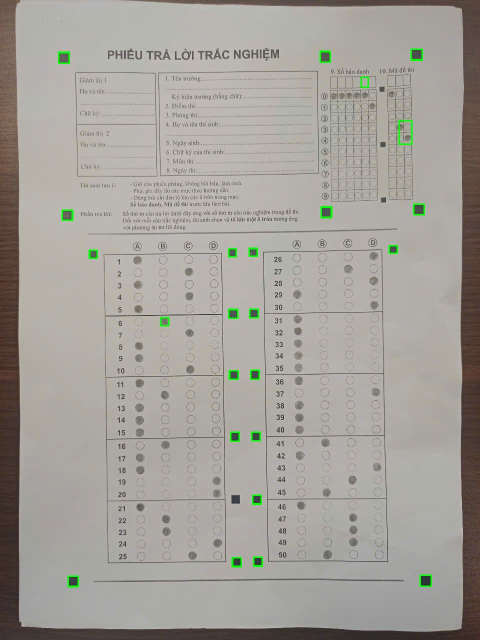
#> input picture SourceCode/PythonModule/detected_squares_any.jpg, 960 x 1280 px (shown at 1/2 size)
$ python -i doivan.py   (imports and definitions only)
#> lines starting #> are read from the running program, lines starting #| are printed output that depends on the picture; after the words box and inside, x2 and y2 are one past the last pixel; in counts of white or black regions, pixels touching at a corner belong together
#> further down, picture is the input picture: shape (1280, 960, 3); mean B, G, R 154, 160.4, 163.6
import cv2
import numpy as np
import os

# [231 lines left out: functions detect_any_square, filter_filled_squares, find_4_corner_boxes_strict, crop_regions_from_warped, extract_answers, extract_answers_with_visual and 1 more, not called in this run]

def extract_answers_by_circle_detection(image, start_q=1, num_questions=25):
#> called with start_q = 1, num_questions = 25
    gray = cv2.cvtColor(image, cv2.COLOR_BGR2GRAY)
    blur = cv2.GaussianBlur(gray, (5, 5), 0)
    _, thresh = cv2.threshold(blur, 150, 255, cv2.THRESH_BINARY_INV)
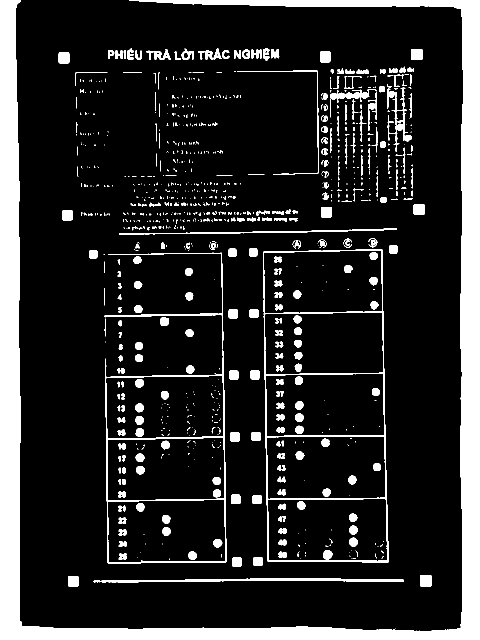
#> thresh: shape (1280, 960) (shown at 1/2 size); 14.9% white; 942 white regions (648 under 20 px)

    contours, _ = cv2.findContours(thresh, cv2.RETR_EXTERNAL, cv2.CHAIN_APPROX_SIMPLE)
#> contours = 708 contours, 572 with area under 20; largest, box (x1, y1, x2, y2) and area: (526, 498, 777, 1125) 148686, (0, 0, 960, 1280) 119349, (210, 700, 453, 1127) 88604, (187, 1156, 808, 1165) 1996, (774, 175, 824, 304) 1392

    bubble_boxes = []
    for cnt in contours:
        x, y, w, h = cv2.boundingRect(cnt)
        aspect_ratio = w / float(h)
        if 8 < w < 60 and 8 < h < 60 and 0.6 < aspect_ratio < 1.4:
            bubble_boxes.append((x, y, w, h))
#> this loop made 708 passes
#> (x, y, w, h, aspect_ratio) on passes 1 to 3: (790, 1256, 1, 1, 1), (187, 1156, 621, 9, 69), (136, 1152, 21, 21, 1)
#> after the loop, bubble_boxes = 69 items, first 6: (136, 1152, 21, 21), (840, 1150, 23, 23), (465, 1115, 18, 18), (507, 1114, 18, 18), (505, 990, 18, 18), (462, 989, 19, 19)

    # Debug: Vẽ toàn bộ ô đã phát hiện
    debug_img = image.copy()
    for x, y, w, h in bubble_boxes:
        cv2.rectangle(debug_img, (x, y), (x + w, y + h), (0, 0, 255), 1)
#> this loop made 69 passes
#> (x, y, w, h) on passes 1 to 12: (136, 1152, 21, 21), (840, 1150, 23, 23), (465, 1115, 18, 18), (507, 1114, 18, 18), (505, 990, 18, 18), (462, 989, 19, 19), (503, 864, 18, 18), (461, 864, 18, 19), (459, 741, 18, 18), (501, 740, 18, 19), (372, 731, 17, 16), (270, 709, 16, 15)
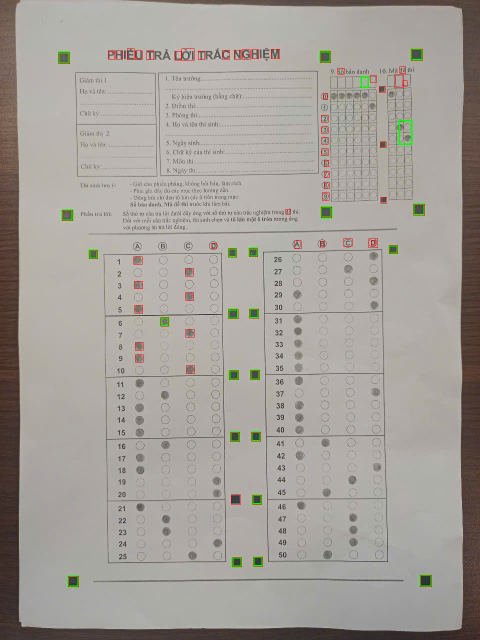
#> debug_img: shape (1280, 960, 3) (shown at 1/2 size); 0.36% of pixels changed, all inside (x1, y1, x2, y2) = (117, 97, 864, 1174)

    debug_window_name = "🔍 Detected Bubbles (Debug)"
    cv2.imshow(debug_window_name, debug_img)
    cv2.waitKey(0)

    # ✅ Check nếu tồn tại rồi mới destroy để tránh lỗi
    if cv2.getWindowProperty(debug_window_name, cv2.WND_PROP_VISIBLE) >= 1:
        cv2.destroyWindow(debug_window_name)

    # Tiếp tục phân tích...
    bubble_boxes = sorted(bubble_boxes, key=lambda b: b[1])
#> bubble_boxes = 69 items, first 6: (363, 97, 25, 23), (254, 97, 14, 22), (822, 98, 23, 22), (542, 98, 17, 19), (503, 99, 14, 18), (484, 99, 16, 19)
    rows = []
    current_row = []
    threshold_y = 20
    last_y = -100

    for box in bubble_boxes:
        x, y, w, h = box
        if abs(y - last_y) > threshold_y and current_row:
            rows.append(sorted(current_row, key=lambda b: b[0]))
            current_row = []
        current_row.append(box)
        last_y = y
#> this loop made 69 passes
#> (x, y, w, h, last_y) on passes 1 to 12: (363, 97, 25, 23, 97), (254, 97, 14, 22, 97), (822, 98, 23, 22, 98), (542, 98, 17, 19, 98), (503, 99, 14, 18, 99), (484, 99, 16, 19, 99), (468, 100, 14, 18, 100), (444, 100, 15, 18, 100), (293, 101, 14, 18, 101), (270, 101, 14, 18, 101), (231, 101, 14, 17, 101), (216, 101, 13, 17, 101)
#> box on passes 41 to 46: (589, 481, 13, 16), (640, 482, 9, 11), (423, 486, 9, 11), (778, 491, 17, 16), (498, 497, 17, 16), (457, 497, 16, 17)
    if current_row:
        rows.append(sorted(current_row, key=lambda b: b[0]))

    answers = {}
    visual_img = image.copy()

    for i, row in enumerate(rows):
        if len(row) != 4:
            continue

        q_number = str(start_q + i)
        max_fill = 0
        best_choice = ""
        best_box = None

        for j, box in enumerate(row):
            x, y, w, h = box
            roi = gray[y:y + h, x:x + w]
            _, roi_thresh = cv2.threshold(roi, 120, 255, cv2.THRESH_BINARY_INV)
            fill = cv2.countNonZero(roi_thresh)

            if fill > max_fill and fill > 100:
                max_fill = fill
                best_choice = "ABCD"[j]
                best_box = box

        answers[q_number] = best_choice

        if best_choice and best_box:
            x, y, w, h = best_box
            cv2.rectangle(visual_img, (x, y), (x + w, y + h), (0, 255, 0), 2)
            cv2.putText(visual_img, f"{q_number}:{best_choice}", (x, y - 5),
                        cv2.FONT_HERSHEY_SIMPLEX, 0.4, (0, 255, 0), 1)
#> this loop made 22 passes
#> row on passes 3, 4, 5, 6, 7, 8, 11, 12, 13, 15, 16: [(642, 230, 14, 14)], [(642, 253, 14, 13)], [(642, 297, 14, 14), (643, 274, 13, 14), (760, 283, 12, 12)], [(648, 320, 9, 13)], [(649, 342, 9, 13)], [(648, 364, 10, 13)], [(370, 536, 16, 16)], [(268, 562, 17, 15)], [(371, 584, 16, 17)], [(371, 658, 17, 16)], [(270, 684, 16, 16)]
#> visual_img: shape (1280, 960, 3); 0.02% of pixels changed, all inside (x1, y1, x2, y2) = (456, 606, 485, 639)

    return answers, visual_img


# [99 lines left out: functions extract_all_information, detect_bubbles_and_group, analyze_rows, not called in this run]


# [69 lines not run here, left out]

>>> import cv2
>>> picture = cv2.imread('detected_squares_any.jpg')
>>> result = extract_answers_by_circle_detection(picture)
